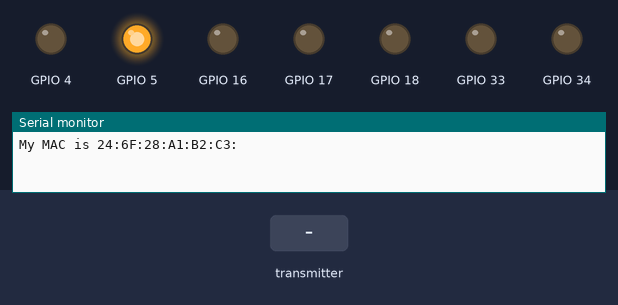
Simulated run of this sketch. Board: ESP32. On the bench: output pins drawn as LEDs (lit = HIGH), the last lines printed to the serial monitor. Inputs (shaded band) come from the test bench. WiFi joins after 1.5 s; servers stay silent unless stated.

Above: at 1.2 s.
1.3 s: the transmitter starts sending cmd = 0
At 3.2 s:
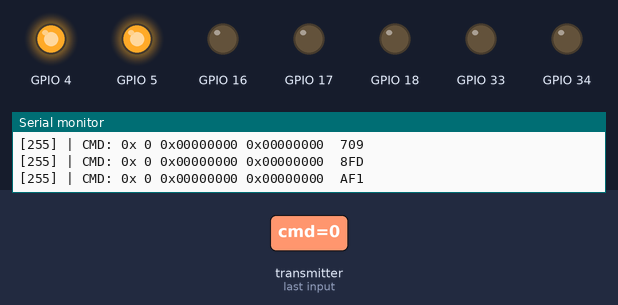
3.5 s: the transmitter starts sending targetID = 0
5.5 s: the transmitter starts sending data.0 = 255
7.5 s: the transmitter starts sending data.1 = 255
9.5 s: the transmitter starts sending data.2 = 255
11.5 s: the transmitter starts sending data.3 = 255
Timing chart, 0 to 14.5 s (numbered marks = the images above; inputs shaded):
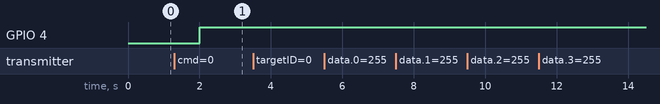

The sketch:

Sima_v0_2.ino
```cpp
#include <esp_now.h>
#include <WiFi.h>
#include "vlookup.h"
#include "motor_v3.h"

Motor_control wheelL, wheelR, funElement;

// Set the wifi channel (0-13)
#define _channel 0
byte localMAC[6];
bool MAC_found, MAC_isnz = false;
bool teams_isBlue = false;
uint8_t controller_Num = 255;
esp_now_peer_info_t peerInfo;

uint32_t t_lastPacket = 0,
         t_lastFunElement = 2000;

typedef struct TargetCommands{
  uint8_t cmd;
  uint8_t targetID;
  uint8_t data[6];
} targetCommands;
targetCommands dataIn, dataOut;

bool funElementToggle = false;
bool funElementUp     = true;

void Wifi_begin()
{
  bool MAC_found, MAC_isnz = false;
  int8_t i, j;

  WiFi.mode(WIFI_STA);
  WiFi.setTxPower(WIFI_POWER_MINUS_1dBm);
  //WiFi.channel(channel_);
  while (!MAC_isnz){
    delay(50);
    WiFi.macAddress(localMAC);
    Serial.print("My MAC is ");
    MAC_isnz = true;
    for (i = 0; i <= 5; i++){
      Serial.print(localMAC[i], HEX);
      Serial.print(":");
      if (localMAC[i] == 0x00) {
        MAC_isnz = false;
      }
    }
    Serial.println();
  }

  for (i = 0; i <= MAC_ADDRESS_NUM -1; i++){
    MAC_found = true;
    for (j = 0; j <= 5; j++){
      if (localMAC[j] != MAC_address[i][j]){
        MAC_found = false;
        break;
      }
    }
    if (MAC_found){
      controller_Num = i; //use this to identify itself
      break;
    }
  }
  #ifdef MOTOR_DEFAULT
    MAC_found = false;
  #endif

  esp_now_init();
  esp_now_register_send_cb(onDataSent);
  esp_now_register_recv_cb(esp_now_recv_cb_t(onDataRecv));
}

void Wifi_addPeer(uint8_t conNum){
  uint8_t count = 0;
  memcpy(peerInfo.peer_addr, MAC_address[conNum], 6);
  peerInfo.channel = _channel;
  peerInfo.encrypt = false;
  while((count <= 3)&&(esp_now_add_peer(&peerInfo) != ESP_OK)){
    Serial.println("Connection failed, retrying....");
    delay(20);
    count++;
  }
}

void onDataSent(const uint8_t *mac_addr, esp_now_send_status_t status){
  if (status != ESP_NOW_SEND_SUCCESS){
    ohNo();
  }
}

void onDataRecv(const uint8_t * mac, const uint8_t *incomingData, int len){
  //Serial.println("Packet Recieved");
  memcpy(&dataIn, incomingData, sizeof(dataIn));
  t_lastPacket = millis() + 60;
  Serial.printf("[%2d] | CMD: 0x%2X 0x%2.2X%2.2X%2.2X", controller_Num, dataIn.cmd, dataIn.data[0], dataIn.data[1], dataIn.data[2]);
  Serial.printf("%2.2X 0x%2.2X%2.2X%2.2X%2.2X  %X\n", dataIn.data[3], dataIn.data[4], dataIn.data[5], dataIn.data[6], dataIn.data[7], millis());
  Wifi_Process();
  //Serial.print(dataIn.data);
  //Serial.println();
}

void ohNo(){
  //fix it pls.
  //fix what?
  Serial.print("Failed to send msg, check if peer is online");
  //flah LED or something
}

void Wifi_Process()
{
  switch(dataIn.cmd){
    case 0x08:  //stop
      wheelL.stop();
      wheelR.stop();
      break;

    case 0x09:  //move
      wheelL.speed(dataIn.data[0], dataIn.data[1] && 0x01);
      wheelR.speed(dataIn.data[2], dataIn.data[3] && 0x01);
      break;

    case 0x0A:  //dance
      funElementToggle = dataIn.data[0] && 0x01;
      break;
  }
}


void setup() {
  // put your setup code here, to run once:
  Serial.begin(115200);
  pinMode(16, OUTPUT);
  digitalWrite(16, LOW);
  wheelL.begin(17, 18);
  wheelR.begin(34, 33);
  funElement.begin(4, 5); //litte arm go bruuuu
  funElement.speed(255, 1);
  Wifi_begin();
  //WS2812B on pin48
}

void loop() {
  // put your main code here, to run repeatedly:
  if (millis() > t_lastPacket){
    wheelL.stop();
    wheelR.stop();
  }

  if (millis() > t_lastFunElement){
    if(funElementToggle){
      if (funElementUp){
        funElement.speed(255, 0);
      } else {
        funElement.speed(192, 1);
      }
      funElementUp = !funElementUp;
    } else {
      if (funElementUp){
        funElement.hold();
      } else {
        funElement.speed(255, 1);
        funElementUp = !funElementUp;
      }
    }
    t_lastFunElement = millis() + 600;
  }

  //Serial.println(controller_Num);
  delay(20);
  //Serial.printf("Hello World! \n");
}
```

motor_v3.h
```cpp
//motor control v3.1
//changelog: update to use ledcAttachChannel, ledcWrite cmd
#include <stdio.h>
#include <stdlib.h>

class Motor_control {

  public:

    void begin(uint8_t pin_1, uint8_t pin_2)
    {
      _pin[0] = pin_1;
      _pin[1] = pin_2;
      ledcAttach(_pin[0], _freq[0], _res[0]);
      ledcAttach(_pin[1], _freq[0], _res[0]);
    }

    void begin(uint8_t pin_1, uint8_t pin_2, uint8_t ledc_1, uint8_t ledc_2)  //motor setup, pin*2 + ledc*2
    {
      _pin[0] = pin_1;
      _pin[1] = pin_2;
      _ledc[0] = ledc_1;
      _ledc[1] = ledc_2;

      for(uint8_t i = 0; i <= 1; i++)
      {
        ledcAttachChannel(_pin[i], _freq[0], _res[0], _ledc[i]);
        delay(2);
      }
    }

    void begin(uint8_t pin_1a, uint8_t pin_1b, uint8_t pin_2a, uint8_t pin_2b, uint8_t ledc_1, uint8_t ledc_2)  //motor setup, pin*2 + ledc*2
    {
      _pin[0] = pin_1a;
      _pin[1] = pin_2a;
      _pin[2] = pin_1b;
      _pin[3] = pin_2b;
      _ledc[0] = ledc_1;
      _ledc[1] = ledc_2;

      for(uint8_t i = 0; i <= 1; i++)
      {
        ledcAttachChannel(_pin[i], _freq[0], _res[0], _ledc[i]);
        ledcAttachChannel(_pin[i +2], _freq[0], _res[0], _ledc[i]);
        delay(2);
      }
    }

    //dir = true for forward
    void speed(uint8_t speed, bool dir)
    {
      for (_freqTarget = 0; _freqTarget <= _gears-1; _freqTarget++){
        if (speed >= _targ[_freqTarget]){
          break;
        }
      }

      if (_freqTarget != _freqSelc){
        if (_lastFreqUpdate <= millis()){
          changeFreq();
          _freqSelc = _freqTarget;
          _lastFreqUpdate = millis() + 60;
        }
      }

      if (speed > 16){
        if (_freqTarget >= 3){
          ledcWrite(_pin[dir], ((uint16_t)speed << 4));
        } else {
          ledcWrite(_pin[dir], speed);
        }
        ledcWrite(_pin[!dir], 0);
      } else {
        ledcWrite(_pin[dir], 0);
        ledcWrite(_pin[!dir], 0);
      }
    }

    void changeFreq(){
      ledcChangeFrequency(_pin[0], _freq[_freqTarget], _res[_freqTarget]);
      ledcChangeFrequency(_pin[1], _freq[_freqTarget], _res[_freqTarget]);
    }

    void stop()
    {
      ledcWrite(_pin[0], 0);
      ledcWrite(_pin[1], 0);
    }

    void hold()
    {
      ledcWrite(_pin[0], 255);
      ledcWrite(_pin[1], 255);
    }

  protected:
    static const uint8_t _gears = 5;
    const uint8_t _targ[_gears] = {192, 140, 96, 56, 0};
    const uint32_t _freq[_gears] = {512, 384, 256, 32, 16};
    const uint8_t _res[_gears]   = {  8,   8,   8, 12, 12};

  private:

    //wheel gpio
    uint8_t _pin[4];
    uint8_t _ledc[2];
    uint8_t _freqTarget = 0;
    uint8_t _freqSelc = 0;
    uint32_t _lastFreqUpdate = 0;
};
```

vlookup.h
```cpp
#define MAC_ADDRESS_NUM 9

uint8_t MAC_address[MAC_ADDRESS_NUM][6] =  {{0x48, 0xca, 0x43, 0x56, 0x7e, 0x40},
                                            {0x48, 0xca, 0x43, 0x56, 0x7f, 0x34},
                                            {0x48, 0xca, 0x43, 0x56, 0x7e, 0x80},
                                            {0x48, 0xca, 0x43, 0x56, 0x8a, 0xc0},
                                            {0x48, 0xca, 0x43, 0x56, 0x8a, 0x70},
                                            {0x48, 0xca, 0x43, 0x56, 0x7e, 0xdc},
                                            {0x48, 0xca, 0x43, 0x56, 0x7f, 0x28},
                                            {0xf0, 0xf5, 0xbd, 0x52, 0xa5, 0x70},
                                            {0xf0, 0xf5, 0xbd, 0x52, 0xa5, 0x74}};
```
